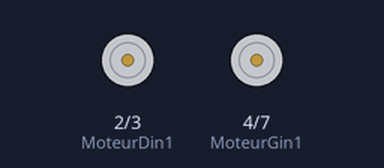
Recording of a sketch running on a simulated Arduino Uno, built with avr-gcc and run on an emulated ATmega328P. Parts: motor-driver pin pairs drawn as motors (green arrow = first pin HIGH = forward, orange = second pin HIGH = backward, longer = more drive, scaled by the enable pin).

Above: at 0.5 s.
At 1.5 s:
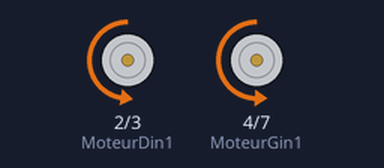
At 5.5 s:
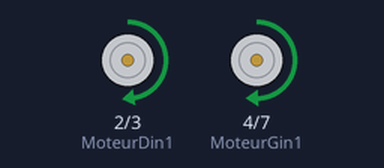
Timing chart, 0 to 6.9 s (numbered marks = the images above):
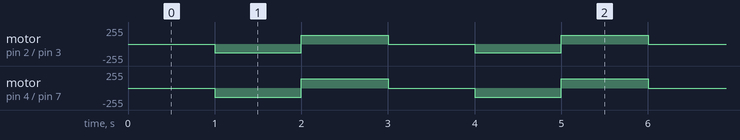

The sketch:

sens_mauvaise_pin.ino
```cpp
#define MoteurDin1 2  //pin de commande moteur Droit
#define MoteurDin2 3  //pin de commande moteur Droit
#define MoteurDenA 6  //pin PWM moteur Droit
#define MoteurGin1 4  //pin de commande moteur Gauche
#define MoteurGin2 7 //pin de commande moteur Gauche
#define MoteurGenA 5 //pin PWM moteur Gauche


float correc=9.5;

void setup() {

 Serial.begin(9600);
pinMode (MoteurDin1,OUTPUT);
pinMode (MoteurDin2,OUTPUT);
pinMode (MoteurDenA,OUTPUT);
pinMode (MoteurGin1,OUTPUT);
pinMode (MoteurGin2,OUTPUT);
pinMode (MoteurGenA,OUTPUT);

}

void loop() {

int x=0;
while(x<=4){
digitalWrite(MoteurDenA,LOW);
digitalWrite(MoteurGenA,LOW);
delay(1000);

analogWrite(MoteurDenA,128);
digitalWrite(MoteurDin1,LOW);
digitalWrite(MoteurDin2, HIGH);
analogWrite(MoteurGenA,128+correc);
digitalWrite(MoteurGin1,LOW);
digitalWrite(MoteurGin2, HIGH);
delay(1000);
analogWrite(MoteurDenA,128);
digitalWrite(MoteurDin1,HIGH);
digitalWrite(MoteurDin2, LOW);
analogWrite(MoteurGenA,128+correc);
digitalWrite(MoteurGin1,HIGH);
digitalWrite(MoteurGin2, LOW);
delay(1000);
x=x+1;
}
}
```

Measured:
- by itself, motor on pin 2 (MoteurDin1) / pin 3 (MoteurDin2): repeats every 3.0 s: forward 128/255 1.0 s, stopped 1.0 s, backward 128/255 1.0 s
- by itself, motor on pin 4 (MoteurGin1) / pin 7 (MoteurGin2): repeats every 3.0 s: forward 137/255 1.0 s, stopped 1.0 s, backward 137/255 1.0 s
